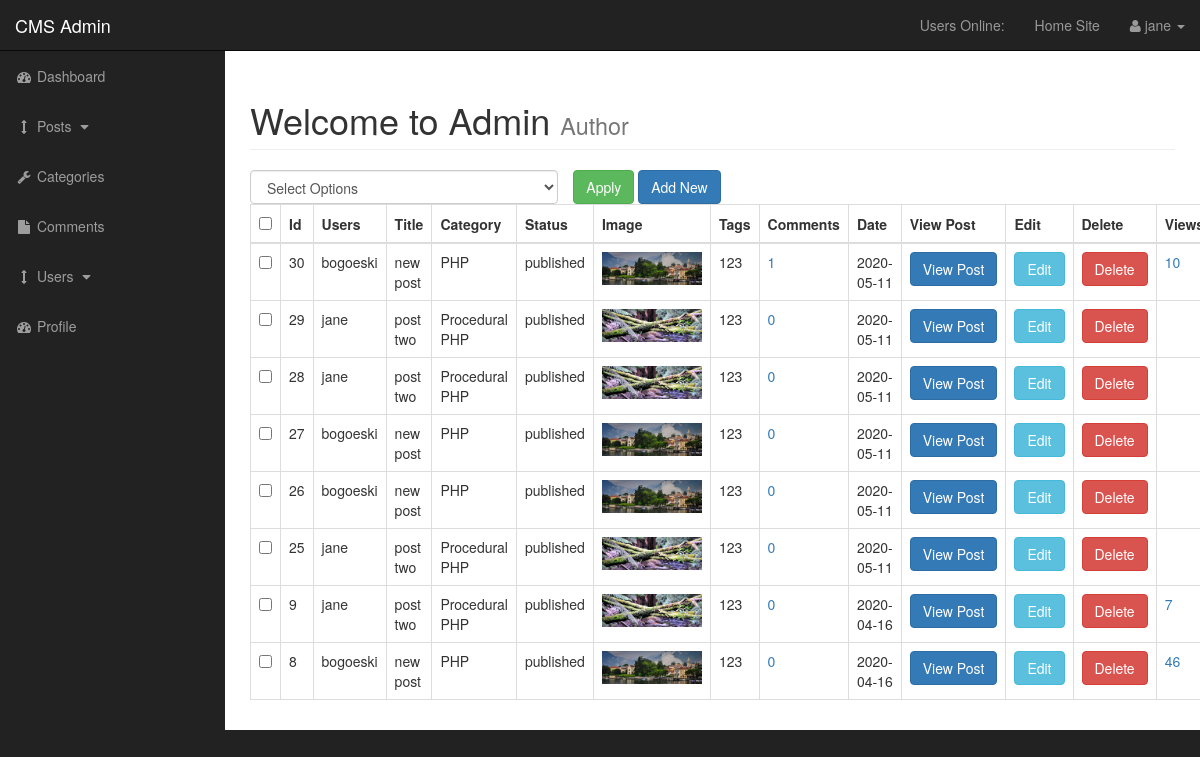
Page /admin/posts.php (signed in) on the committed database.
### tables this page shows
CREATE TABLE `posts` (
  `post_id` int(3) NOT NULL,
  `post_category_id` int(3) NOT NULL,
  `post_title` varchar(255) NOT NULL,
  `post_author` varchar(255) NOT NULL,
  `post_user` varchar(255) NOT NULL,
  `post_status` varchar(255) NOT NULL,
  `post_date` date NOT NULL,
  `post_image` text NOT NULL,
  `post_tags` varchar(255) NOT NULL,
  `post_content` text NOT NULL,
  `post_comment_count` varchar(255) NOT NULL,
  `post_views_count` varchar(255) NOT NULL
);

CREATE TABLE `categories` (
  `cat_id` int(3) NOT NULL,
  `cat_title` varchar(255) NOT NULL
);

### admin/includes/view_all_posts.php (the view, shortened to what this page needs)
<form action="" method="post">
<table class='table table-bordered table-hover '>
<div id="bulOptionsContainer" class="col-xs-4" style="padding: 0px;">
    <select class="form-control" name="bulk_options" id="">
        <option value="">Select Options</option>
    </select>
</div>
<div class="col-xs-4">
<input type="submit" name="submit" class="btn btn-success" value="Apply">
<a class="btn btn-primary" href="posts.php?source=add_post">Add New</a>
</div>
                        <thead >
                            <tr>
                                <th><input id="selectAllBoxes" type="checkbox"></th>
                                <th>Id</th>
                                <th>Users</th>
                                <th>Title</th>
                                <th>Category</th>
                                <th>Status</th>
                                <th>Image</th>
                                <th>Tags</th>
                                <th>Comments</th>
                                <th>Date</th>
                                <th>View Post</th>
                                <th>Edit</th>
                                <th>Delete</th>
                                <th>Views</th>
                            </tr>
                        </thead>
                        <tbody>
<?php
$query = "SELECT posts.post_id, posts.post_author, posts.post_user, posts.post_title, posts.post_category_id, posts.post_status, posts.post_image, posts.post_tags, posts.post_comment_count, posts.post_date, posts.post_views_count, ";
$query .= "categories.cat_id, categories.cat_title ";
$query .= "FROM posts ";
$query .= "LEFT JOIN categories ON posts.post_category_id = categories.cat_id ORDER BY posts.post_id DESC ";
$select_posts = mysqli_query($connection, $query);
while($row = mysqli_fetch_assoc($select_posts)) {
$post_id = $row['post_id'];
$post_author = $row['post_author'];
$post_user = $row['post_user'];
$post_title = $row['post_title'];
$post_status = $row['post_status'];
$post_image = $row['post_image'];
$post_tags = $row['post_tags'];
$post_views_count = $row['post_views_count'];
$post_date = $row['post_date'];
$category_title = $row['cat_title'];
echo "<tr>";
?>
<td><input class='checkBoxes' type='checkbox' name='checkBoxArray[]' value='<?php echo $post_id; ?>'></td>
<?php
echo "<td>$post_id</td>";
if(!empty($post_author)) {
    echo "<td>$post_author</td>";
} elseif (!empty($post_user)){
    echo "<td>$post_user</td>";
}
echo "<td>$post_title</td>";
echo "<td>{$category_title}</td>";
echo "<td>$post_status</td>";
echo "<td><img width='100' src='../images/$post_image' alt='image'></td>";
echo "<td>$post_tags</td>";
$query = "SELECT * FROM comments WHERE comment_post_id = $post_id";
$send_comment_query = mysqli_query($connection, $query);
$count_comments = mysqli_num_rows($send_comment_query);
echo "<td><a href='post_comments.php?id=$post_id'>$count_comments</a></td>";
echo "<td>$post_date</td>";
echo "<td><a class='btn btn-primary' href='../post.php?p_id={$post_id}'>View Post</a></td>";
echo "<td><a class='btn btn-info' href='posts.php?source=edit_post&p_id={$post_id}'>Edit</a></td>";
?>
<form action="" method="post">
    <?php
    echo '<td><input class="btn btn-danger" type="submit" name="delete" value="Delete"></td>';
    ?>
</form>
<?php
echo "<td><a href='posts.php?reset={$post_id}'>{$post_views_count}</a></td>";
echo "</tr>";
}
?>
                        </tbody>
                        </table>
                        </form>

### admin/includes/admin_header.php (shortened to what this page needs)
<!DOCTYPE html>
<html lang="en">
<head>
    <link href="css/bootstrap.min.css" rel="stylesheet">
    <link href="css/sb-admin.css" rel="stylesheet">
    <link href="font-awesome/css/font-awesome.min.css" rel="stylesheet" type="text/css">
    <link href="css/styles.css" rel="stylesheet">
</head>
<body>

### admin/posts.php (shortened to what this page needs)
<?php include 'includes/admin_header.php' ?>
    <div id="wrapper">
        <?php include 'includes/admin_navigation.php' ?>
        <div id="page-wrapper">
            <div class="container-fluid">
                <div class="row">
                    <div class="col-lg-12">
                    <h1 class="page-header"> Welcome to Admin
                        <small>Author</small>
                    </h1>
<?php
if(isset($_GET['source'])) {
$source = $_GET['source'];
} else {
    $source = '';
}
switch($source) {
default:
include "includes/view_all_posts.php";
break;
}
?>
                    </div>
                </div>
            </div>
        </div>
<?php include 'includes/admin_footer.php'; ?>

### admin/includes/admin_navigation.php (shortened to what this page needs)
        <nav class="navbar navbar-inverse navbar-fixed-top" role="navigation">
            <div class="navbar-header">
                <a class="navbar-brand" href="index.php">CMS Admin</a>
            </div>
            <ul class="nav navbar-right top-nav">
                <li><a href="">Users Online: <span class="usersonline"></span></a></li>
                <li><a href="../index.php">Home Site</a></li>
                <li class="dropdown">
                    <a href="#" class="dropdown-toggle" data-toggle="dropdown"><i class="fa fa-user"></i>
<?php
if (isset($_SESSION['username'])) {
echo " " . $_SESSION['username'];
}
?>
                    <b class="caret"></b></a>
                </li>
            </ul>
            <div class="collapse navbar-collapse navbar-ex1-collapse">
                <ul class="nav navbar-nav side-nav">
                    <li>
                        <a href="index.php"><i class="fa fa-fw fa-dashboard"></i> Dashboard</a>
                    </li>
                    <li>
                        <a href="javascript:;" data-toggle="collapse" data-target="#posts_dropdown"><i class="fa fa-fw fa-arrows-v"></i> Posts <i class="fa fa-fw fa-caret-down"></i></a>
                    </li>
                    <li>
                        <a href="./categories.php"><i class="fa fa-fw fa-wrench"></i> Categories</a>
                    </li>
                    <li class="">
                        <a href="./comments.php"><i class="fa fa-fw fa-file"></i> Comments</a>
                    </li>
                    <li>
                        <a href="javascript:;" data-toggle="collapse" data-target="#demo"><i class="fa fa-fw fa-arrows-v"></i> Users <i class="fa fa-fw fa-caret-down"></i></a>
                    </li>
                    <li>
                        <a href="profile.php"><i class="fa fa-fw fa-dashboard"></i> Profile</a>
                    </li>
                </ul>
            </div>
        </nav>

### admin/includes/admin_footer.php (shortened to what this page needs)
    </div>
</body>
</html>

### admin/css/sb-admin.css (style rules this page uses)
body { margin-top: 100px; background-color: #222; }
@media (min-width:768px) { body { margin-top: 50px; } }
#wrapper { padding-left: 0; }
#page-wrapper { width: 100%; padding: 0; background-color: #fff; }
@media (min-width:768px) { #wrapper { padding-left: 225px; } }
@media (min-width:768px) { #page-wrapper { padding: 10px; } }
.top-nav { padding: 0 15px; }
.top-nav>li { display: inline-block; float: left; }
.top-nav>li>a { padding-top: 15px; padding-bottom: 15px; line-height: 20px; color: #999; }
@media (min-width:768px) { .side-nav { position: fixed; top: 51px; left: 225px; width: 225px; margin-left: -225px; border: none; border-radius: 0; overflow-y: auto; background-color: #222; } }
@media (min-width:768px) { .side-nav>li>a { width: 225px; } }

### rows in the picture
posts: post_id "30", post_user "bogoeski", post_title "new post", categories.cat_title "PHP", post_status "published", post_image (picture), post_tags "123", count_comments "1", post_date "2020-05-11", post_views_count "10"
posts: post_id "29", post_user "jane", post_title "post two", categories.cat_title "Procedural PHP", post_status "published", post_image (picture), post_tags "123", count_comments "0", post_date "2020-05-11"
posts: post_id "28", post_user "jane", post_title "post two", categories.cat_title "Procedural PHP", post_status "published", post_image (picture), post_tags "123", count_comments "0", post_date "2020-05-11"
posts: post_id "27", post_user "bogoeski", post_title "new post", categories.cat_title "PHP", post_status "published", post_image (picture), post_tags "123", count_comments "0", post_date "2020-05-11"
posts: post_id "26", post_user "bogoeski", post_title "new post", categories.cat_title "PHP", post_status "published", post_image (picture), post_tags "123", count_comments "0", post_date "2020-05-11"
posts: post_id "25", post_user "jane", post_title "post two", categories.cat_title "Procedural PHP", post_status "published", post_image (picture), post_tags "123", count_comments "0", post_date "2020-05-11"
posts: post_id "9", post_user "jane", post_title "post two", categories.cat_title "Procedural PHP", post_status "published", post_image (picture), post_tags "123", count_comments "0", post_date "2020-04-16", post_views_count "7"
posts: post_id "8", post_user "bogoeski", post_title "new post", categories.cat_title "PHP", post_status "published", post_image (picture), post_tags "123", count_comments "0", post_date "2020-04-16", post_views_count "46"

### other values in the picture
$_SESSION['username'] "jane"
